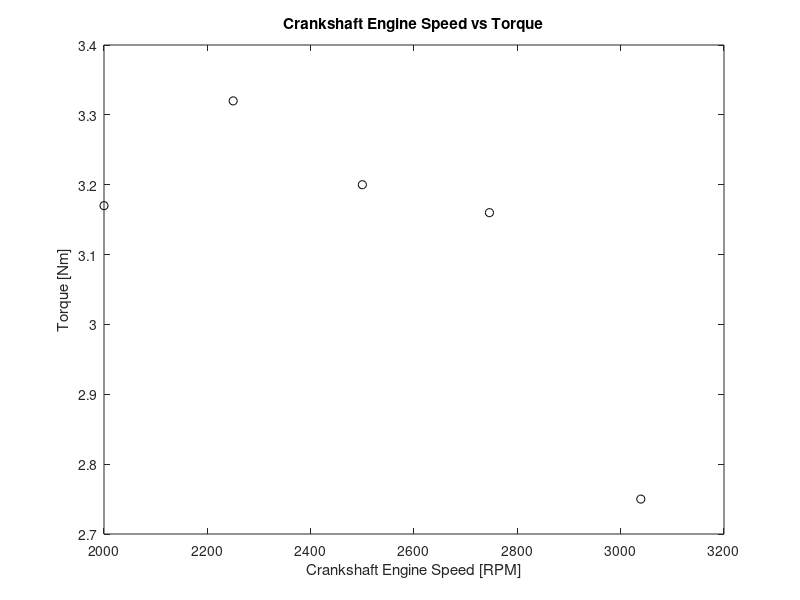
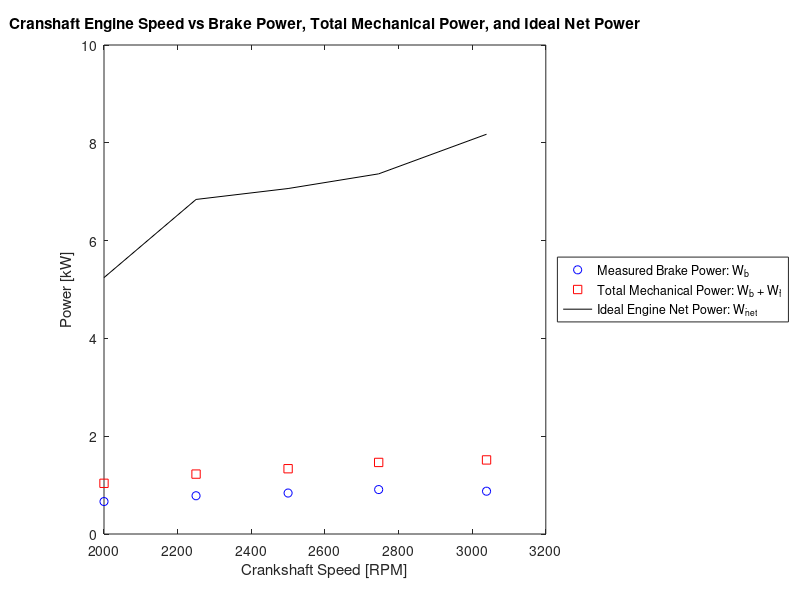
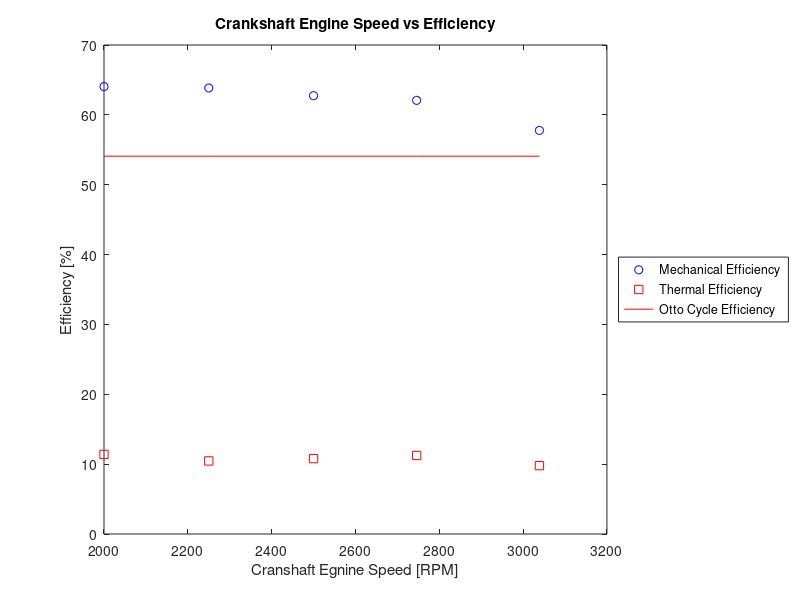
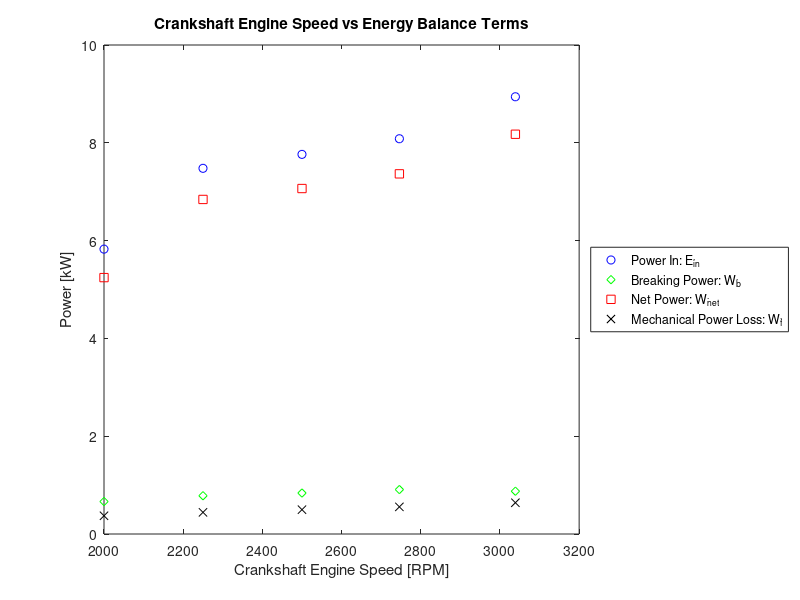

Here is the MATLAB script that generated these plots, in order:
%--------------------------------------------------------------------------
% TFES Lab ME EN 4650
%
% Spark Ignition Engine - Data Analysis
%
% Required Plots:
%   1a. Plot the measured crankshaft torque (τ ) versus crankshaft engine speed (ω)
%   1b. Plot the measured brake power (W˙b) and the total mechanical powe (W˙b + W˙f ) versus crankshaft engine speed (ω), compared to the net work (W˙net) of an ideal engine operating under the same conditions.
%   1c. Plot the measured thermal efficiency (ηth) and measured mechanical efficiency (ηmech) versus crankshaft engine speed (ω), compared to that of an ideal engine (ηOtto) operating under the same conditions. 
%   1d. Plot the work rate terms in the energy balance (kW) versus crankshaft engine speed (ω) for the data only. 
%   1e. Plot the mean effective pressure (MEP) versus crankshaft engine speed (ω).
%
% Brandon Lim
% 9/11/24
%--------------------------------------------------------------------------
clear, clc, close all

%Raw Data
    %System parameters 
        Tamb = 21.7; %oC
        Pamb = 86.3  * 1000; %Pa
        CompressionRatio = 7; %VBDC/VTDC
        Bore = 65.1/1000; %meters
        Stroke = 44.1/1000; %meters
        Timing = 20; %degrees to TDC
        Throttle = 100; %percent of fully open
    %Combustion Test: Engine Performance
        deltaT = [36.44	40.31	41.97	43.57	55.93]; %Time interval [s] 
        w = [3039	2746	2500	2250	2000]; %Crankshaft Speed [rpm]
        torque = [2.75	3.16	3.2	3.32	3.17]; %Torque [Nm]
        V_fuel = [10.2	10.2	10.2	10.2	10.2]./(10^6); %Fuel Consumption [m^3]
        airFLowRate = [125	120	121	116	109]; %L/min
        Tair = [20.7	20.7	20.8	20.9	20.9]; %oC
        Tfuel = [22.5	22.6	22.8	23	23.1]; %oC
        Texhaust = [522	510	493	470	458]; %oC
    %Dry-Run Test: Mechanical Losses
        wDry = [3000	2750	2505	2250	2000]; %Dry Run Crankshaft Speed [rpm]
        torqueDry = [2.01	1.93	1.9	1.88	1.78]; %Dry Run Torque [Nm]
    %Experiement constants
        Cv = 717; %Specific heat at constant volume [J/kgK]
        LHV = 44 * (10^6); %Lower Heating Value of the fuel [Joules]
        rhoFuel = 726; %Desnity of 91 Octane fuel in [kg/m^3]
        R = 287; %Universal Gas Constant for air [J/kgK]
        k = 1.4; %Ratio of specific heats
        nc = 2; %number of revolutions per power storke for a four stroke engine

% 1a. Plot the measured crankshaft torque (τ ) versus crankshaft engine speed (ω)
    %Plotting Data
        figure
            plot(w,torque, "ko");
    %Adding axis labels and plot title
        title("Crankshaft Engine Speed vs Torque")
        xlabel("Crankshaft Engine Speed [RPM]")
        ylabel("Torque [Nm]")

% 1b. Plot the measured brake power (W˙b) and the total mechanical powe (W˙b + W˙f ) versus crankshaft engine speed (ω), compared to the net work (W˙net) of an ideal engine operating under the same conditions.
    %Calculating parameters used in plotting for actual cycle
        Wb = torque.* (w .* ((2*pi)/60)); %Brake power [W]
        Wf = torqueDry .* (w .* ((2*pi)/60)); %Mechanical Loss [W]
        mechanicalPower = (Wb + Wf)/1000; %Total Mechanical Power [kW]
    %Caculating parameters used in plotting for an ideal cycle
        %Calculating heat transfer rate in
            VdotFuel = V_fuel ./ deltaT; %Calculating volumetric fuel flow rate [m^3/s]
            mDotFuel = rhoFuel .* VdotFuel; %Calculating mass flow rate of fuel [kg/s]
            Qin = mDotFuel .* LHV; %Calculating heat transfer rate in [W] 
        %Calculating heat transfer rate out
            VdotAir = airFLowRate ./ 1000 ./ 60; %Calculating volumetric flow rate of air [m^3/s]
            rhoAir = Pamb./(R.*(Tair+273.15)); %Calculating air density [kg/m^3]
            mDotAir = rhoAir .* VdotAir; %Calculating mass flow rate of air [kg/s]
            Qout = mDotAir .* (Cv.*((Texhaust+273.15) - (Tair+273.15))); %Calculating heat transfer rate out [W]
        % Calculating net work
            Wnet = (Qin - Qout)/1000; %[kW]
    %Plotting Data
        figure
            plot(w,Wb/1000, "bo") %speed [RPM] vs brake power [kW]
        hold on 
            plot(w,mechanicalPower,"rs") %speed [RPM] vs mechanical power [kW]
        hold on 
            plot(w,Wnet, "k") %speed [RPM] vs net ideal power [kW]
    %Adding axis labels and plot title
        title("Cranshaft Engine Speed vs Brake Power, Total Mechanical Power, and Ideal Net Power")
        xlabel("Crankshaft Speed [RPM]")
        ylabel("Power [kW]")
    %Adding Legend
        legend("Measured Brake Power: W^._b", "Total Mechanical Power: W^._b + W^._f", "Ideal Engine Net Power: W^._n_e_t","Location","eastoutside")

% 1c. Plot the measured thermal efficiency (ηth) and measured mechanical efficiency (ηmech) versus crankshaft engine speed (ω), compared to that of an ideal engine (ηOtto) operating under the same conditions. 
    % Calculating parameters used in plotting
        eta_mech = Wb./(Wb+Wf) .* 100; %Mechanical Efficiency
        eta_therm = Wb./Qin .* 100; %Thermal Efficiency
        %Thermal Efficiency of otto cycle
            r = CompressionRatio;
            eta_otto = (1 - (1/(r^(k-1)))) .* 100; %Ideal efficiency of an otto cycle
    % Plotting data
        figure
            plot(w,eta_mech, "bo") %Plotting crankshaft engine speed vs mechanical efficiecny
        hold on
            plot(w,eta_therm, "rs") %Plotting crankshaft engine speed vs thermal efficiency
        hold on
            plot(w,ones(1,5).*eta_otto, "-r") %Plotting crankshaft engine speed vs ideal otto cycle efficiency
    %Adding axis labels and plot title
        title("Crankshaft Engine Speed vs Efficiency")
        xlabel("Cranshaft Egnine Speed [RPM]")
        ylabel("Efficiency [%]")
    %Adding legend
        legend("Mechanical Efficiency", "Thermal Efficiency","Otto Cycle Efficiency", "location", "eastoutside")

% 1d. Plot the work rate terms in the energy balance (kW) versus crankshaft engine speed (ω) for the data only.
    %Plotting data
        figure
            plot(w, Qin/1000, "bo") %speed vs heat ransfer rate in
        hold on
            plot(w, Wb/1000, "gd") %speed vs breaking power
        hold on
            plot(w,Wnet, "rs") %speed vs total power
        hold on
            plot(w,Wf/1000,"kx") %speed vs mechanical losses
    %Adding axis labels and plot title
        title("Crankshaft Engine Speed vs Energy Balance Terms")
        xlabel("Crankshaft Engine Speed [RPM]")
        ylabel("Power [kW]")
    %Adding legend
        legend("Power In: E^._i_n", "Breaking Power: W^._b", "Net Power: W^._n_e_t","Mechanical Power Loss: W^._f","location","eastoutside")

% 1e. Plot the mean effective pressure (MEP) versus crankshaft engine speed (ω).
    %Calculating parameters used in plotting
        Vd = (pi/4)*(Bore^2)*Stroke; %Displacement volume [m^3]
        MEP = ((torque.*2.*pi.*nc)./Vd)/1000; %Mean effective pressure [kPa]
    %Plotting Data
        figure
            plot(w,MEP,"ko")
    %Axis labels and plot title
        title("Crankshaft Speed vs Mean Effective Pressure")
        xlabel("Crankshaft Speed [RPM]")
        ylabel("Mean Effective Pressure [kPa]")
    %Adding estimated value of MEP at 2600 RPM from interpolation of data
    %before and after 2600 RPM
        hold on 
            plot(2600,((2600 - 2500)/(2746 - 2500)) * (MEP(2)-MEP(3)) + MEP(3), "k+")

% Calculation for short answer questions
    %2a
        r1 = Wb./Qin .* 100;
        r2 = Wf./Qin .* 100;
        r3 = Wnet./(Qin/1000) .* 100;
    %2b
        discrepency = (eta_otto - eta_therm)/eta_otto * 100;
    %2c
        MEP_2C = ((2600 - 2500)/(2746 - 2500)) * (MEP(2)-MEP(3)) + MEP(3); %MEP at 2600 RPM
        F_Newtons = MEP_2C*1000 * (pi/4) * Bore^2 %Force in Newtons
        F_lbs = F_Newtons * 0.2248 %Force in lbs
        
